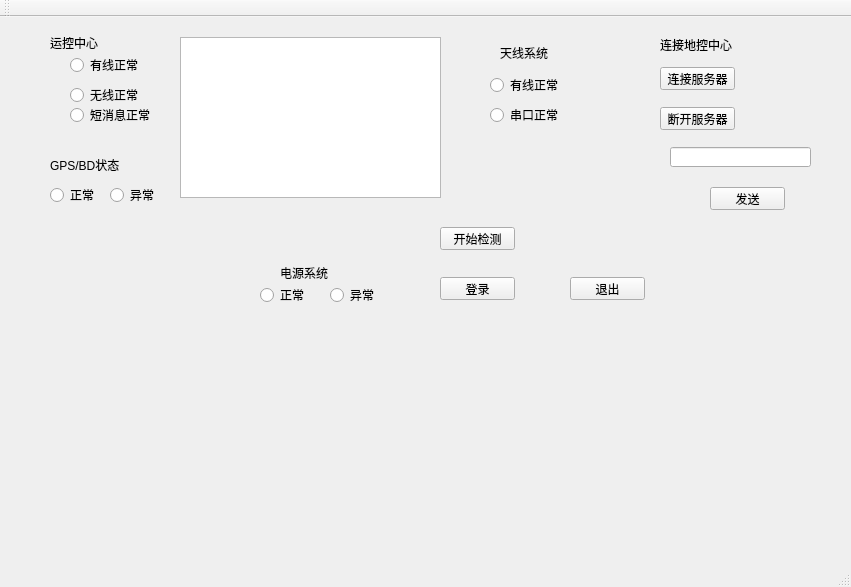
<?xml version="1.0" encoding="UTF-8"?>
<ui version="4.0">
 <class>Project_gatherClass</class>
 <widget class="QMainWindow" name="Project_gatherClass">
  <property name="geometry">
   <rect>
    <x>0</x>
    <y>0</y>
    <width>851</width>
    <height>587</height>
   </rect>
  </property>
  <property name="windowTitle">
   <string>Project_gather</string>
  </property>
  <widget class="QWidget" name="centralWidget">
   <widget class="QPushButton" name="btn_login">
    <property name="geometry">
     <rect>
      <x>440</x>
      <y>260</y>
      <width>75</width>
      <height>23</height>
     </rect>
    </property>
    <property name="text">
     <string>登录</string>
    </property>
   </widget>
   <widget class="QPushButton" name="btn_startdetection">
    <property name="geometry">
     <rect>
      <x>440</x>
      <y>210</y>
      <width>75</width>
      <height>23</height>
     </rect>
    </property>
    <property name="text">
     <string>开始检测</string>
    </property>
   </widget>
   <widget class="QPushButton" name="btnConServer">
    <property name="geometry">
     <rect>
      <x>660</x>
      <y>50</y>
      <width>75</width>
      <height>23</height>
     </rect>
    </property>
    <property name="text">
     <string>连接服务器</string>
    </property>
   </widget>
   <widget class="QPushButton" name="btnDiscon">
    <property name="geometry">
     <rect>
      <x>660</x>
      <y>90</y>
      <width>75</width>
      <height>23</height>
     </rect>
    </property>
    <property name="text">
     <string>断开服务器</string>
    </property>
   </widget>
   <widget class="QPlainTextEdit" name="plainTextEdit">
    <property name="geometry">
     <rect>
      <x>180</x>
      <y>20</y>
      <width>261</width>
      <height>161</height>
     </rect>
    </property>
   </widget>
   <widget class="QLineEdit" name="lineEdit">
    <property name="geometry">
     <rect>
      <x>670</x>
      <y>130</y>
      <width>141</width>
      <height>20</height>
     </rect>
    </property>
   </widget>
   <widget class="QPushButton" name="btnSend">
    <property name="geometry">
     <rect>
      <x>710</x>
      <y>170</y>
      <width>75</width>
      <height>23</height>
     </rect>
    </property>
    <property name="text">
     <string>发送</string>
    </property>
   </widget>
   <widget class="QRadioButton" name="btn_wirednetwork">
    <property name="geometry">
     <rect>
      <x>70</x>
      <y>40</y>
      <width>71</width>
      <height>16</height>
     </rect>
    </property>
    <property name="text">
     <string>有线正常</string>
    </property>
   </widget>
   <widget class="QRadioButton" name="btn_wirelessnetwork">
    <property name="geometry">
     <rect>
      <x>70</x>
      <y>70</y>
      <width>71</width>
      <height>16</height>
     </rect>
    </property>
    <property name="text">
     <string>无线正常</string>
    </property>
   </widget>
   <widget class="QRadioButton" name="btn_SMS">
    <property name="geometry">
     <rect>
      <x>70</x>
      <y>90</y>
      <width>81</width>
      <height>16</height>
     </rect>
    </property>
    <property name="text">
     <string>短消息正常</string>
    </property>
   </widget>
   <widget class="QLabel" name="label">
    <property name="geometry">
     <rect>
      <x>50</x>
      <y>20</y>
      <width>54</width>
      <height>12</height>
     </rect>
    </property>
    <property name="text">
     <string>运控中心</string>
    </property>
   </widget>
   <widget class="QLabel" name="label_2">
    <property name="geometry">
     <rect>
      <x>660</x>
      <y>20</y>
      <width>81</width>
      <height>16</height>
     </rect>
    </property>
    <property name="text">
     <string>连接地控中心</string>
    </property>
   </widget>
   <widget class="QLabel" name="label_3">
    <property name="geometry">
     <rect>
      <x>50</x>
      <y>140</y>
      <width>71</width>
      <height>16</height>
     </rect>
    </property>
    <property name="text">
     <string>GPS/BD状态</string>
    </property>
   </widget>
   <widget class="QRadioButton" name="radioButton">
    <property name="geometry">
     <rect>
      <x>50</x>
      <y>170</y>
      <width>89</width>
      <height>16</height>
     </rect>
    </property>
    <property name="text">
     <string>正常</string>
    </property>
   </widget>
   <widget class="QRadioButton" name="radioButton_2">
    <property name="geometry">
     <rect>
      <x>110</x>
      <y>170</y>
      <width>89</width>
      <height>16</height>
     </rect>
    </property>
    <property name="text">
     <string>异常</string>
    </property>
   </widget>
   <widget class="QLabel" name="label_4">
    <property name="geometry">
     <rect>
      <x>280</x>
      <y>250</y>
      <width>54</width>
      <height>12</height>
     </rect>
    </property>
    <property name="text">
     <string>电源系统</string>
    </property>
   </widget>
   <widget class="QRadioButton" name="radioButton_6">
    <property name="geometry">
     <rect>
      <x>260</x>
      <y>270</y>
      <width>89</width>
      <height>16</height>
     </rect>
    </property>
    <property name="text">
     <string>正常</string>
    </property>
   </widget>
   <widget class="QRadioButton" name="radioButton_7">
    <property name="geometry">
     <rect>
      <x>330</x>
      <y>270</y>
      <width>89</width>
      <height>16</height>
     </rect>
    </property>
    <property name="text">
     <string>异常</string>
    </property>
   </widget>
   <widget class="QPushButton" name="btn_quit">
    <property name="geometry">
     <rect>
      <x>570</x>
      <y>260</y>
      <width>75</width>
      <height>23</height>
     </rect>
    </property>
    <property name="text">
     <string>退出</string>
    </property>
   </widget>
   <widget class="QLabel" name="label_5">
    <property name="geometry">
     <rect>
      <x>500</x>
      <y>30</y>
      <width>54</width>
      <height>12</height>
     </rect>
    </property>
    <property name="text">
     <string>天线系统</string>
    </property>
   </widget>
   <widget class="QRadioButton" name="radioButton_8">
    <property name="geometry">
     <rect>
      <x>490</x>
      <y>60</y>
      <width>89</width>
      <height>16</height>
     </rect>
    </property>
    <property name="text">
     <string>有线正常</string>
    </property>
   </widget>
   <widget class="QRadioButton" name="radioButton_9">
    <property name="geometry">
     <rect>
      <x>490</x>
      <y>90</y>
      <width>89</width>
      <height>16</height>
     </rect>
    </property>
    <property name="text">
     <string>串口正常</string>
    </property>
   </widget>
  </widget>
  <widget class="QMenuBar" name="menuBar">
   <property name="geometry">
    <rect>
     <x>0</x>
     <y>0</y>
     <width>851</width>
     <height>23</height>
    </rect>
   </property>
  </widget>
  <widget class="QToolBar" name="mainToolBar">
   <attribute name="toolBarArea">
    <enum>TopToolBarArea</enum>
   </attribute>
   <attribute name="toolBarBreak">
    <bool>false</bool>
   </attribute>
  </widget>
  <widget class="QStatusBar" name="statusBar"/>
 </widget>
 <layoutdefault spacing="6" margin="11"/>
 <resources>
  <include location="Project_gather.qrc"/>
 </resources>
 <connections>
  <connection>
   <sender>btn_startdetection</sender>
   <signal>clicked()</signal>
   <receiver>Project_gatherClass</receiver>
   <slot>btn_startdetection()</slot>
   <hints>
    <hint type="sourcelabel">
     <x>471</x>
     <y>253</y>
    </hint>
    <hint type="destinationlabel">
     <x>412</x>
     <y>245</y>
    </hint>
   </hints>
  </connection>
  <connection>
   <sender>btn_login</sender>
   <signal>clicked()</signal>
   <receiver>Project_gatherClass</receiver>
   <slot>btn_login()</slot>
   <hints>
    <hint type="sourcelabel">
     <x>453</x>
     <y>308</y>
    </hint>
    <hint type="destinationlabel">
     <x>379</x>
     <y>353</y>
    </hint>
   </hints>
  </connection>
  <connection>
   <sender>btn_quit</sender>
   <signal>clicked()</signal>
   <receiver>Project_gatherClass</receiver>
   <slot>btn_quit()</slot>
   <hints>
    <hint type="sourcelabel">
     <x>581</x>
     <y>314</y>
    </hint>
    <hint type="destinationlabel">
     <x>558</x>
     <y>346</y>
    </hint>
   </hints>
  </connection>
 </connections>
 <slots>
  <slot>btn_startdetection()</slot>
  <slot>btn_login()</slot>
  <slot>btn_quit()</slot>
 </slots>
</ui>
